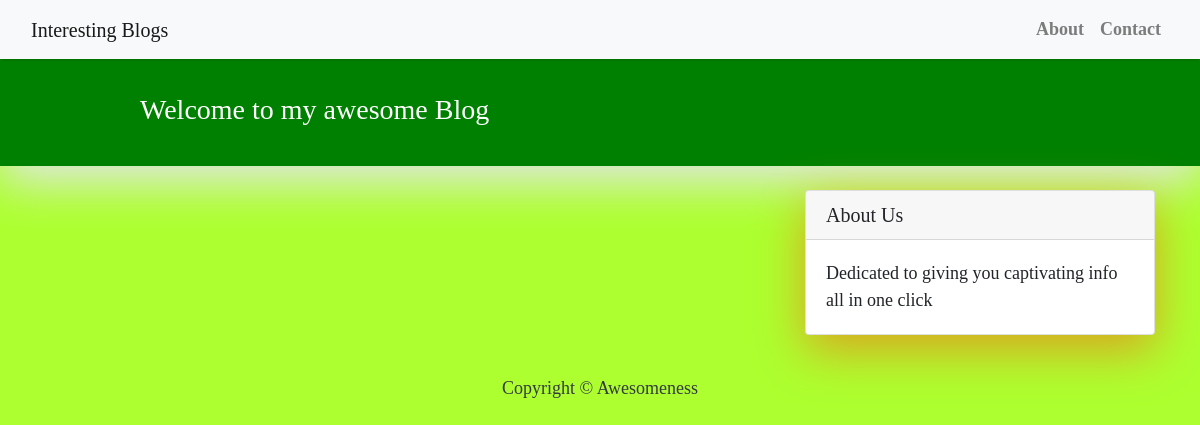
The app's page /, older data.
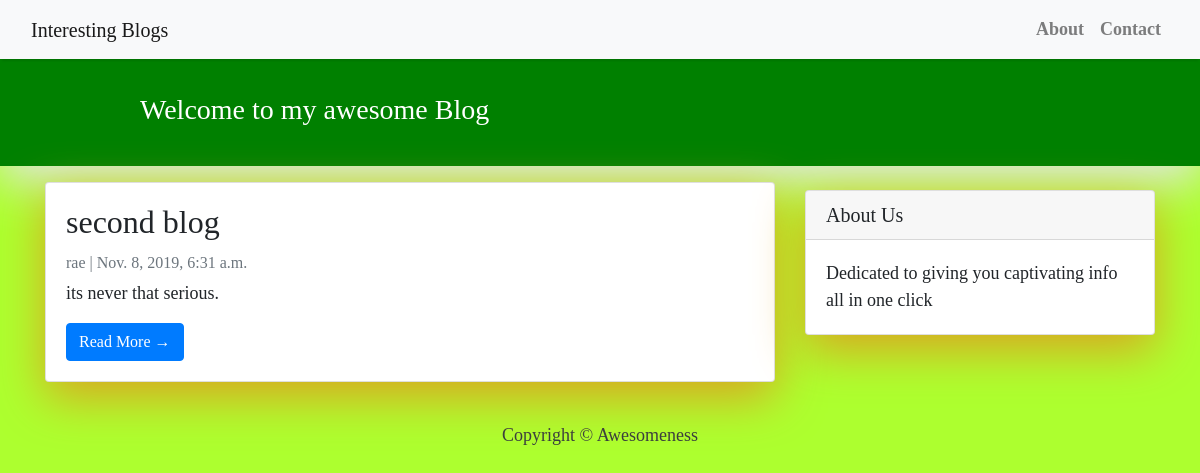
The same page, newer data.
### Blog/models.py (models this page shows, shortened)
class Post(models.Model):
    blog_title = models.CharField(max_length = 200, unique = True)
    slug = models.SlugField(max_length = 200, unique = True)
    blog_author =models.ForeignKey(User, on_delete = models.CASCADE, related_name = 'blog_post')
    created_on = models.DateTimeField(auto_now_add = True)
    updated_on = models.DateTimeField(auto_now = True)
    blog_content = models.TextField()
    status = models.IntegerField(choices = STATUS, default = 0)
    class Meta:
        ordering = [ 'blog_author', '-created_on' ]

### Blog/views.py (the view)
# urls.py: path('', Postlist.as_view(), name = 'home'),
class Postlist(generic.ListView):
    model = Post
    queryset = Post.objects.filter(status=1)
    template_name = "Blog/index.html"

### Blog/templates/Blog/index.html (shortened to what this page needs)
{% extends "Blog/base.html" %}
{% block content %}
<header class="masthead">
    <div class="container">
        <div class="row">
            <div class=" col-md-8 col-md-10 mx-auto">
                <div class="site-heading">
                    <h3 class=" site-heading my-4 mt-3 text-white"> Welcome to my awesome Blog </h3>
                </div>
            </div>
        </div>
    </div>
</header>
<div class="container">
    <div class="row">
        <div class="col-md-8 mt-3 left">
            {% for post in post_list %}
            <div class="card mb-4">
                <div class="card-body">
                    <h2 class="card-title">{{ post.blog_title }}</h2>
                    <p class="card-text text-muted h6">{{ post.blog_author }} | {{ post.created_on}} </p>
                    <p class="card-text">{{post.blog_content|slice:":200" }}</p>
                    <a href="{% url 'post_detail' post.slug  %}" class="btn btn-primary">Read More &rarr;</a>
                </div>
            </div>
            {% endfor %}
        </div>
        {% block sidebar %} {% include 'Blog/sidebar.html' %} {% endblock sidebar %}
    </div>
</div>
{%endblock%}

Row changes from the older to the newer data that the page shows:
added Post: blog_title "second blog", blog_author "rae", created_on "Nov. 8, 2019, 6:31 a.m.", blog_content "its never that serious."
